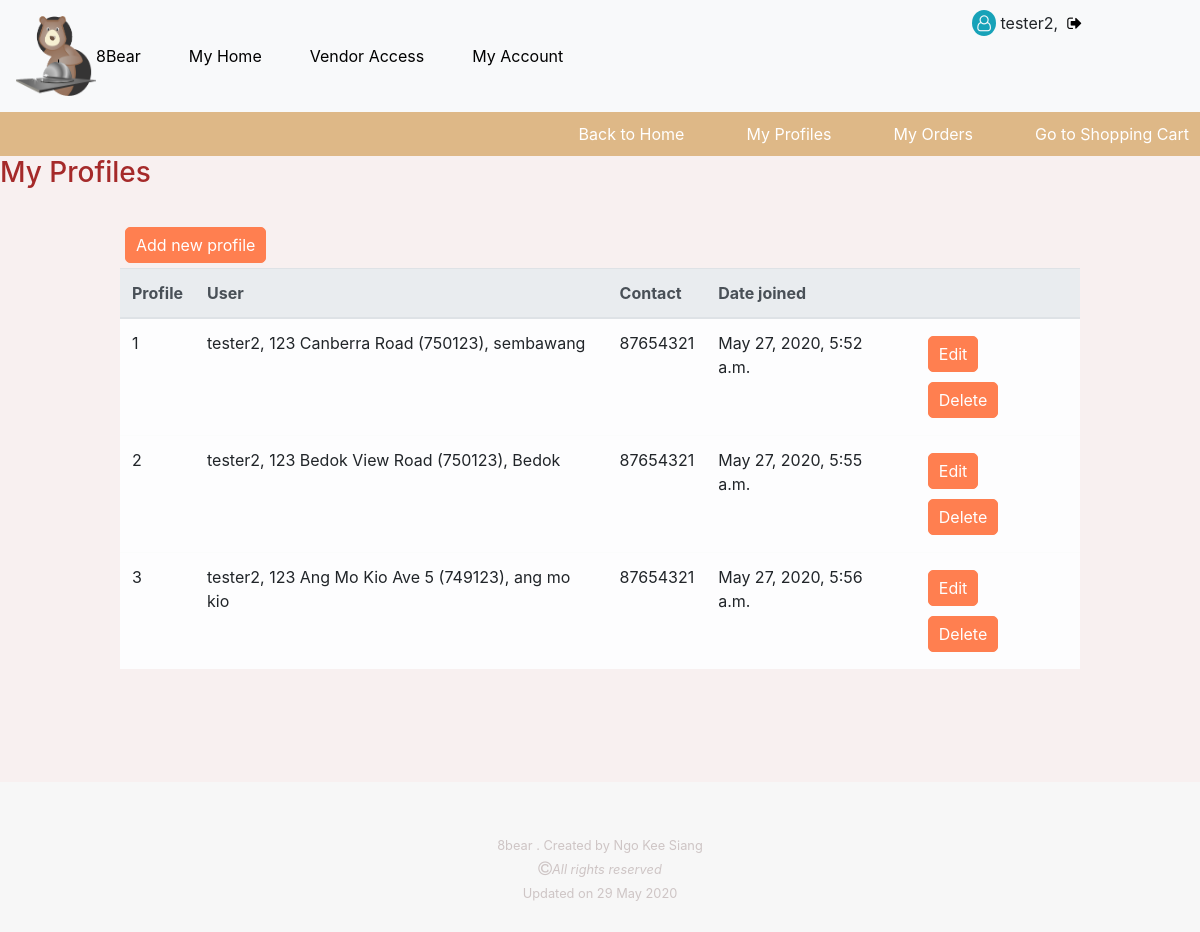
Screenshot of /my_profiles (signed in) with the database file from the repository.
### buyer/models.py (models this page shows)
class Buyer(models.Model):
    town = models.CharField(max_length=100, null=True, blank=False)
    postal_code = models.PositiveIntegerField(null=False, blank=False)
    block = models.PositiveSmallIntegerField( null=False, blank=False)
    street = models.CharField(max_length=254, null=False, blank=False)
    date_joined = models.DateTimeField(auto_now_add=True)
    contact = models.PositiveIntegerField(validators=[MinValueValidator(10000000), MaxValueValidator(99999999)], null=False, blank=False)
    user = models.ForeignKey(User, null=True, on_delete=models.SET_NULL)
    def __str__(self):
        return '%s, %s %s (%s), %s' % (self.user.username, self.block, self.street, self.postal_code, self.town)

### buyer/views.py (the view)
# urls.py: path('my_profiles', buyer.views.show_buyer_profiles, name="show_buyer_profiles_route"),
@login_required
def show_buyer_profiles(request):
    buyer_profiles = Buyer.objects.all().filter(user=request.user)
    return render(request, "buyer/buyer_profiles.html", {
        "objects": buyer_profiles
    })

### buyer/templates/buyer/buyer_profiles.html (shortened to what this page needs)
{% extends 'base_template.html' %}
{% load static %}
{%block css%}
<link rel="stylesheet" href="{% static 'buyer_nav_bar.css' %}">
{%endblock%}
{%block content%}
<div class="right-nav-parent">
    <nav class="right-nav">
        <ul>
            <li><a href="{% url 'index_route' %}"> Back to Home </a> </li>
        </ul>
        <ul>
            <li> <a href="{% url 'show_buyer_profiles_route' %}"> My Profiles </a> </li>
        </ul>
        <ul>
            <li> <a href="{% url 'view_order_history_route' %}"> My Orders </a> </li>
        </ul>
        <ul>
            <li> <a href="{% url 'view_cart_route' %}" target="_blank"> Go to Shopping Cart </a> </li>
        </ul>
    </nav>
</div>
<div><h3 style="color:brown;"> My Profiles </h3></div><br>
<div class="my-table">
    <div> <button class="buyer-buttons"> <a href="{% url 'create_buyer_profile_route'  %}"> Add new profile </a> </button> </div>
    <table class="table table-light table-hover table-responsive-lg">
        <thead class="thead-light">
            <th> Profile </th>
            <th> User </th>
            <th> Contact </th>
            <th> Date joined </th>
            <th> &nbsp; </th>
        </thead>
        {%for i in objects%}
        <tr>
            <td> {{forloop.counter}} </td>
            <td> {{i}} </td>
            <td> {{i.contact}} </td>
            <td> {{i.date_joined}} </td>
            <td> <button class="buyer-buttons"><a href="{% url 'edit_buyer_profile_route' buyer_id=i.id %}">Edit</a></button>
                <button class="buyer-buttons"><a href="{% url 'delete_buyer_profile_route' buyer_id=i.id %}"> Delete</a></button>
            </td>
        </tr>
        {%endfor%}
    </table>
</div>
{%endblock%}

### templates/base_template.html (shortened to what this page needs)
{% load static %}
<!doctype html>
<html lang="en">
  <head>
    <link rel="stylesheet" href="https://stackpath.bootstrapcdn.com/font-awesome/4.7.0/css/font-awesome.min.css">
    <link rel="stylesheet" href="https://stackpath.bootstrapcdn.com/bootstrap/4.5.0/css/bootstrap.min.css">
    <link rel="stylesheet" href="{% static 'style.css' %}">
    {% block css %} {%endblock%}
  </head>
  <body>
    <header>
        <nav class="navbar navbar-expand-lg navbar-light bg-light py-3">
            <img src="/static/images/8bearlogo.png" alt="8bear brand" width="80px" height="80px">
            <div class="collapse navbar-collapse" id="navbarSupportedContent">
                <ul class="navbar-nav">
            {%if request.user.is_authenticated %}
                <li class="nav-item mr-5 my-3 "> <a href="{% url 'view_home_route' %}" >8Bear</a> </li>
                <li class="nav-item mr-5 my-3 "> <a href="{% url 'index_route' %}">My Home</a> </li>
                <li class="nav-item mr-5 my-3"> <a href="{% url 'view_vendor_profiles_route' %}"> Vendor Access</a> </li>
                <li class="nav-item mr-5 my-3 "> <a href="{% url 'view_account_route' %}" >My Account</a> </li>
            {%else%}
                <li class="nav-item mr-5 my-3"> <a href="{% url 'account_signup' %}">Create Account</a> </li>
            {%endif%}
                </ul>
            </div>
        </nav>
        <div id="show-username">
        {%if request.user.is_authenticated %}
        <i class="fa fa-user-o bg-info text-light" id="show-user-font" aria-hidden="true"></i> {{request.user.username}},&nbsp;
        <span class="nav-item mr-5 my-3"> <a href="{% url 'account_logout' %}" > <i class="fa fa-sign-out" aria-hidden="true"></i> </a> </span>
        {%else%}
            <span class="nav-item mr-5 my-3"> <a href="{% url 'account_login' %}" >Login <i class="fa fa-sign-in" aria-hidden="true"></i></a> </span>
        {%endif%}
        </div>
    </header>
    <main>
    {%block content%} {%endblock%}
    </main>
    <footer>
        <div>
            <section> <small> 8bear . Created by <a href="https://github.com/ksngo" style="color:rgb(206, 197, 197);">Ngo Kee Siang</a> </small> </section>
            <section><i class="fa fa-copyright" aria-hidden="true"></i><em><small>All rights reserved</small></em> </section>
            <section><small> Updated on 29 May 2020</small> </section>
        </div>
    </footer>
  </body>
</html>

### static/style.css (style rules this page uses)
body { background-color:white; }
main { width: 100%; }
a { text-decoration:none !important; color:black; }
#show-username { min-width:80px; position:absolute; top:0; right:5%; padding: 10px; }
#show-user-font { padding:5px; border-radius:50%; }
footer { height:100px; background-color: rgb(247, 247, 247); padding-top:50px; padding-bottom:100px; color: rgb(206, 197, 197); }
footer div { text-align: center; }
.my-table { width:80%; margin:auto; min-height: 70vh; }
.buyer-buttons { border:1px solid coral; padding:5px; padding-left:10px; padding-right:10px; border-radius:5px; background-color: coral; margin:5px; color:white; }
.buyer-buttons a { color:white; }
h3 { color:brown; }

### static/buyer_nav_bar.css (style rules this page uses)
body { background-color:rgb(248, 240, 240); }
.right-nav-parent { width:100%; background-color:burlywood; }
.right-nav { display:flex; justify-content: flex-end; }
.right-nav ul { list-style:none; margin-bottom:10px; margin-top:10px; }
.right-nav a { color:white; padding:11px; }

### rows the page displays
Buyer: user+block+street "tester2, 123 Canberra Road (750123), sembawang", contact "87654321", date_joined "May 27, 2020, 5:52 a.m."
Buyer: user+block+street "tester2, 123 Bedok View Road (750123), Bedok", contact "87654321", date_joined "May 27, 2020, 5:55 a.m."
Buyer: user+block+street "tester2, 123 Ang Mo Kio Ave 5 (749123), ang mo kio", contact "87654321", date_joined "May 27, 2020, 5:56 a.m."

### other values shown
{{ request.user.username }} "tester2"
